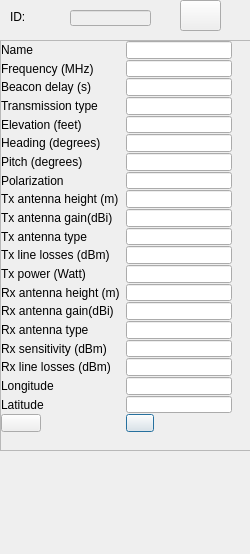
<?xml version="1.0" encoding="UTF-8"?>
<ui version="4.0">
 <class>GroundStationForm</class>
 <widget class="QWidget" name="GroundStationForm">
  <property name="geometry">
   <rect>
    <x>0</x>
    <y>0</y>
    <width>250</width>
    <height>554</height>
   </rect>
  </property>
  <property name="minimumSize">
   <size>
    <width>250</width>
    <height>300</height>
   </size>
  </property>
  <property name="windowTitle">
   <string>Ground Station</string>
  </property>
  <widget class="QScrollArea" name="scrollArea">
   <property name="geometry">
    <rect>
     <x>0</x>
     <y>40</y>
     <width>251</width>
     <height>411</height>
    </rect>
   </property>
   <property name="sizePolicy">
    <sizepolicy hsizetype="Expanding" vsizetype="MinimumExpanding">
     <horstretch>0</horstretch>
     <verstretch>0</verstretch>
    </sizepolicy>
   </property>
   <property name="maximumSize">
    <size>
     <width>16777215</width>
     <height>480</height>
    </size>
   </property>
   <property name="verticalScrollBarPolicy">
    <enum>Qt::ScrollBarAsNeeded</enum>
   </property>
   <property name="widgetResizable">
    <bool>true</bool>
   </property>
   <widget class="QWidget" name="scrollAreaWidgetContents">
    <property name="geometry">
     <rect>
      <x>0</x>
      <y>0</y>
      <width>249</width>
      <height>409</height>
     </rect>
    </property>
    <property name="sizePolicy">
     <sizepolicy hsizetype="Preferred" vsizetype="MinimumExpanding">
      <horstretch>0</horstretch>
      <verstretch>0</verstretch>
     </sizepolicy>
    </property>
    <widget class="QWidget" name="formLayoutWidget">
     <property name="geometry">
      <rect>
       <x>0</x>
       <y>0</y>
       <width>231</width>
       <height>391</height>
      </rect>
     </property>
     <layout class="QFormLayout" name="formLayout">
      <property name="sizeConstraint">
       <enum>QLayout::SetNoConstraint</enum>
      </property>
      <property name="fieldGrowthPolicy">
       <enum>QFormLayout::FieldsStayAtSizeHint</enum>
      </property>
      <property name="verticalSpacing">
       <number>1</number>
      </property>
      <item row="0" column="0">
       <widget class="QLabel" name="label">
        <property name="text">
         <string>Name</string>
        </property>
       </widget>
      </item>
      <item row="0" column="1">
       <widget class="QLineEdit" name="nameEdit"/>
      </item>
      <item row="1" column="0">
       <widget class="QLabel" name="label_2">
        <property name="text">
         <string>Frequency (MHz)</string>
        </property>
       </widget>
      </item>
      <item row="1" column="1">
       <widget class="QLineEdit" name="frequencyEdit"/>
      </item>
      <item row="2" column="0">
       <widget class="QLabel" name="beaconDelayLabel">
        <property name="text">
         <string>Beacon delay (s)</string>
        </property>
       </widget>
      </item>
      <item row="2" column="1">
       <widget class="QLineEdit" name="beaconDelayLineEdit"/>
      </item>
      <item row="3" column="0">
       <widget class="QLabel" name="transmissionTypeLabel">
        <property name="text">
         <string>Transmission type</string>
        </property>
       </widget>
      </item>
      <item row="3" column="1">
       <widget class="QLineEdit" name="transmissionTypeLineEdit"/>
      </item>
      <item row="4" column="0">
       <widget class="QLabel" name="elevationFeetLabel">
        <property name="text">
         <string>Elevation (feet)</string>
        </property>
       </widget>
      </item>
      <item row="4" column="1">
       <widget class="QLineEdit" name="elevationFeetLineEdit"/>
      </item>
      <item row="5" column="0">
       <widget class="QLabel" name="headingDegLabel">
        <property name="text">
         <string>Heading (degrees)</string>
        </property>
       </widget>
      </item>
      <item row="5" column="1">
       <widget class="QLineEdit" name="headingDegLineEdit"/>
      </item>
      <item row="6" column="0">
       <widget class="QLabel" name="pitchDegLabel">
        <property name="text">
         <string>Pitch (degrees)</string>
        </property>
       </widget>
      </item>
      <item row="6" column="1">
       <widget class="QLineEdit" name="pitchDegLineEdit"/>
      </item>
      <item row="7" column="0">
       <widget class="QLabel" name="polarizationLabel">
        <property name="text">
         <string>Polarization</string>
        </property>
       </widget>
      </item>
      <item row="7" column="1">
       <widget class="QLineEdit" name="polarizationLineEdit"/>
      </item>
      <item row="8" column="0">
       <widget class="QLabel" name="txAntennaHeightLabel">
        <property name="text">
         <string>Tx antenna height (m)</string>
        </property>
       </widget>
      </item>
      <item row="8" column="1">
       <widget class="QLineEdit" name="txAntennaHeightLineEdit"/>
      </item>
      <item row="9" column="0">
       <widget class="QLabel" name="txAntennaGainLabel">
        <property name="text">
         <string>Tx antenna gain(dBi)</string>
        </property>
       </widget>
      </item>
      <item row="9" column="1">
       <widget class="QLineEdit" name="txAntennaGainLineEdit"/>
      </item>
      <item row="10" column="0">
       <widget class="QLabel" name="txAntennaTypeLabel">
        <property name="text">
         <string>Tx antenna type</string>
        </property>
       </widget>
      </item>
      <item row="10" column="1">
       <widget class="QLineEdit" name="txAntennaTypeLineEdit"/>
      </item>
      <item row="11" column="0">
       <widget class="QLabel" name="txLineLossesLabel">
        <property name="text">
         <string>Tx line losses (dBm)</string>
        </property>
       </widget>
      </item>
      <item row="11" column="1">
       <widget class="QLineEdit" name="txLineLossesLineEdit"/>
      </item>
      <item row="12" column="0">
       <widget class="QLabel" name="txPowerWattLabel">
        <property name="text">
         <string>Tx power (Watt)</string>
        </property>
       </widget>
      </item>
      <item row="12" column="1">
       <widget class="QLineEdit" name="txPowerWattLineEdit"/>
      </item>
      <item row="13" column="0">
       <widget class="QLabel" name="rxAntennaHeightLabel">
        <property name="text">
         <string>Rx antenna height (m)</string>
        </property>
       </widget>
      </item>
      <item row="13" column="1">
       <widget class="QLineEdit" name="rxAntennaHeightLineEdit"/>
      </item>
      <item row="14" column="0">
       <widget class="QLabel" name="rxAntennaGainLabel">
        <property name="text">
         <string>Rx antenna gain(dBi)</string>
        </property>
       </widget>
      </item>
      <item row="14" column="1">
       <widget class="QLineEdit" name="rxAntennaGainLineEdit"/>
      </item>
      <item row="15" column="0">
       <widget class="QLabel" name="rxAntennaTypeLabel">
        <property name="text">
         <string>Rx antenna type</string>
        </property>
       </widget>
      </item>
      <item row="15" column="1">
       <widget class="QLineEdit" name="rxAntennaTypeLineEdit"/>
      </item>
      <item row="16" column="0">
       <widget class="QLabel" name="rxSensitivityLabel">
        <property name="text">
         <string>Rx sensitivity (dBm)</string>
        </property>
       </widget>
      </item>
      <item row="16" column="1">
       <widget class="QLineEdit" name="rxSensitivityLineEdit"/>
      </item>
      <item row="17" column="0">
       <widget class="QLabel" name="rxLineLossesLabel">
        <property name="text">
         <string>Rx line losses (dBm)</string>
        </property>
       </widget>
      </item>
      <item row="17" column="1">
       <widget class="QLineEdit" name="rxLineLossesLineEdit"/>
      </item>
      <item row="20" column="0">
       <widget class="QPushButton" name="deleteButton">
        <property name="toolTip">
         <string>Delete</string>
        </property>
        <property name="text">
         <string/>
        </property>
        <property name="icon">
         <iconset resource="resources.qrc">
          <normaloff>:/icons/images/icons/button_cancel.png</normaloff>:/icons/images/icons/button_cancel.png</iconset>
        </property>
       </widget>
      </item>
      <item row="20" column="1">
       <widget class="QPushButton" name="saveButton">
        <property name="sizePolicy">
         <sizepolicy hsizetype="Maximum" vsizetype="Fixed">
          <horstretch>0</horstretch>
          <verstretch>0</verstretch>
         </sizepolicy>
        </property>
        <property name="maximumSize">
         <size>
          <width>28</width>
          <height>16777215</height>
         </size>
        </property>
        <property name="toolTip">
         <string>Save</string>
        </property>
        <property name="text">
         <string/>
        </property>
        <property name="icon">
         <iconset resource="resources.qrc">
          <normaloff>:/icons/images/icons/filesave.png</normaloff>:/icons/images/icons/filesave.png</iconset>
        </property>
        <property name="default">
         <bool>true</bool>
        </property>
       </widget>
      </item>
      <item row="18" column="1">
       <widget class="QLineEdit" name="longitudeEdit">
        <property name="enabled">
         <bool>true</bool>
        </property>
       </widget>
      </item>
      <item row="18" column="0">
       <widget class="QLabel" name="label_4">
        <property name="text">
         <string>Longitude</string>
        </property>
       </widget>
      </item>
      <item row="19" column="0">
       <widget class="QLabel" name="label_5">
        <property name="text">
         <string>Latitude</string>
        </property>
       </widget>
      </item>
      <item row="19" column="1">
       <widget class="QLineEdit" name="latitudeEdit">
        <property name="enabled">
         <bool>true</bool>
        </property>
       </widget>
      </item>
     </layout>
    </widget>
   </widget>
  </widget>
  <widget class="QLabel" name="label_3">
   <property name="geometry">
    <rect>
     <x>10</x>
     <y>10</y>
     <width>57</width>
     <height>14</height>
    </rect>
   </property>
   <property name="text">
    <string>ID:</string>
   </property>
  </widget>
  <widget class="QLineEdit" name="idEdit">
   <property name="enabled">
    <bool>false</bool>
   </property>
   <property name="geometry">
    <rect>
     <x>70</x>
     <y>10</y>
     <width>81</width>
     <height>16</height>
    </rect>
   </property>
  </widget>
  <widget class="QPushButton" name="plotButton">
   <property name="geometry">
    <rect>
     <x>180</x>
     <y>0</y>
     <width>41</width>
     <height>31</height>
    </rect>
   </property>
   <property name="toolTip">
    <string>Plot</string>
   </property>
   <property name="text">
    <string/>
   </property>
   <property name="icon">
    <iconset resource="resources.qrc">
     <normaloff>:/icons/images/icons/office-chart-pie.png</normaloff>:/icons/images/icons/office-chart-pie.png</iconset>
   </property>
  </widget>
 </widget>
 <resources>
  <include location="resources.qrc"/>
 </resources>
 <connections/>
</ui>
